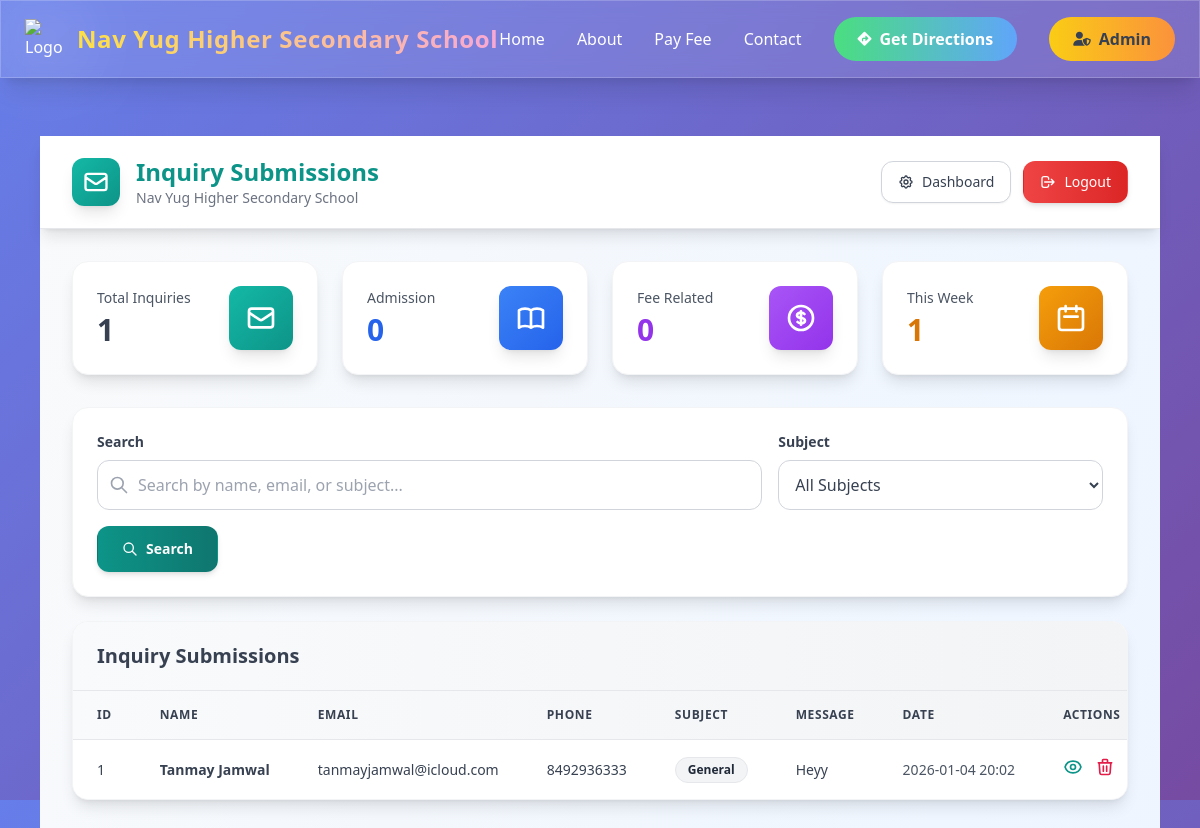
The app's page /admin/contacts (signed in) with its own data.
### app.py (models this page shows)
class ContactMessage(db.Model):
    id = db.Column(db.Integer, primary_key=True)
    name = db.Column(db.String(120), nullable=False)
    email = db.Column(db.String(120), nullable=False)
    phone = db.Column(db.String(20))
    subject = db.Column(db.String(50))
    message = db.Column(db.Text, nullable=False)
    submitted_at = db.Column(db.DateTime, default=datetime.utcnow)
    @property
    def created_this_week(self):
        from datetime import datetime, timedelta
        week_ago = datetime.utcnow() - timedelta(days=7)
        return self.submitted_at >= week_ago

### app.py (the view, shortened to what this page needs)
@app.route("/admin/contacts")
def admin_contacts():
    if not admin_logged_in():
        return redirect(url_for("admin_login"))
    query = request.args.get('query', '').strip()
    filter_subject = request.args.get('filter_subject', '').strip()
    contacts_query = ContactMessage.query
    if filter_subject:
        contacts_query = contacts_query.filter(ContactMessage.subject == filter_subject)
    contacts = contacts_query.order_by(ContactMessage.submitted_at.desc()).all()
    return render_template("admin_contacts.html", contacts=contacts)

### app.py (called while the page is built)
def admin_logged_in():
    return session.get("admin_logged_in") == True

### templates/admin_contacts.html (shortened to what this page needs)
{% extends "base.html" %}
{% block content %}
<div class="min-h-screen bg-gradient-to-br from-gray-50 via-blue-50 to-indigo-50">
  <div class="bg-white shadow-lg border-b border-gray-200 sticky top-0 z-40">
    <div class="max-w-7xl mx-auto px-4 sm:px-6 lg:px-8">
      <div class="flex justify-between items-center py-5">
        <div class="flex items-center space-x-4">
          <div class="h-12 w-12 bg-gradient-to-br from-teal-500 to-teal-600 rounded-xl flex items-center justify-center shadow-lg">
            <svg class="h-7 w-7 text-white" fill="none" stroke="currentColor" viewBox="0 0 24 24">
              <path stroke-linecap="round" stroke-linejoin="round" stroke-width="2" d="M3 8l7.89 5.26a2 2 0 002.22 0L21 8M5 19h14a2 2 0 002-2V7a2 2 0 00-2-2H5a2 2 0 00-2 2v10a2 2 0 002 2z"></path>
            </svg>
          </div>
          <div>
            <h1 class="text-2xl font-bold bg-gradient-to-r from-teal-600 to-teal-600 bg-clip-text text-transparent">Inquiry Submissions</h1>
            <p class="text-sm text-gray-500">Nav Yug Higher Secondary School</p>
          </div>
        </div>
        <div class="flex items-center space-x-3">
          <a href="{{ url_for('admin_dashboard') }}" class="inline-flex items-center px-4 py-2.5 border border-gray-300 text-sm font-medium rounded-xl text-gray-700 bg-white hover:bg-gray-50 focus:outline-none focus:ring-2 focus:ring-offset-2 focus:ring-gray-500 transition-all shadow-sm hover:shadow-md">
            Dashboard
          </a>
          <a href="{{ url_for('admin_logout') }}" class="inline-flex items-center px-4 py-2.5 border border-transparent text-sm font-medium rounded-xl text-white bg-gradient-to-r from-red-500 to-red-600 hover:from-red-600 hover:to-red-700 focus:outline-none focus:ring-2 focus:ring-offset-2 focus:ring-red-500 transition-all shadow-md hover:shadow-lg transform hover:scale-105">
            <svg class="w-4 h-4 mr-2" fill="none" stroke="currentColor" viewBox="0 0 24 24">
              <path stroke-linecap="round" stroke-linejoin="round" stroke-width="2" d="M17 16l4-4m0 0l-4-4m4 4H7m6 4v1a3 3 0 01-3 3H6a3 3 0 01-3-3V7a3 3 0 013-3h4a3 3 0 013 3v1"></path>
            </svg>
            Logout
          </a>
        </div>
      </div>
    </div>
  </div>
  <div class="max-w-7xl mx-auto px-4 sm:px-6 lg:px-8 py-8">
    <div class="grid grid-cols-1 md:grid-cols-4 gap-6 mb-8">
      <div class="bg-white overflow-hidden rounded-2xl shadow-lg hover:shadow-xl transition-shadow duration-300 border border-gray-100">
        <div class="p-6">
          <div class="flex items-center justify-between">
            <div class="flex-1">
              <p class="text-sm font-medium text-gray-600 mb-1">Total Inquiries</p>
              <p class="text-3xl font-bold text-gray-700">{{ contacts|length }}</p>
            </div>
            <div class="flex-shrink-0 bg-gradient-to-br from-teal-500 to-teal-600 rounded-xl p-4 shadow-lg">
              <svg class="h-8 w-8 text-white" fill="none" stroke="currentColor" viewBox="0 0 24 24">
                <path stroke-linecap="round" stroke-linejoin="round" stroke-width="2" d="M3 8l7.89 5.26a2 2 0 002.22 0L21 8M5 19h14a2 2 0 002-2V7a2 2 0 00-2-2H5a2 2 0 00-2 2v10a2 2 0 002 2z"></path>
              </svg>
            </div>
          </div>
        </div>
      </div>
      <div class="bg-white overflow-hidden rounded-2xl shadow-lg hover:shadow-xl transition-shadow duration-300 border border-gray-100">
        <div class="p-6">
          <div class="flex items-center justify-between">
            <div class="flex-1">
              <p class="text-sm font-medium text-gray-600 mb-1">Admission</p>
              <p class="text-3xl font-bold text-blue-600">{{ contacts|selectattr('subject', 'equalto', 'admission')|list|length }}</p>
            </div>
            <div class="flex-shrink-0 bg-gradient-to-br from-blue-500 to-blue-600 rounded-xl p-4 shadow-lg">
            </div>
          </div>
        </div>
      </div>
      <div class="bg-white overflow-hidden rounded-2xl shadow-lg hover:shadow-xl transition-shadow duration-300 border border-gray-100">
        <div class="p-6">
          <div class="flex items-center justify-between">
            <div class="flex-1">
              <p class="text-sm font-medium text-gray-600 mb-1">Fee Related</p>
              <p class="text-3xl font-bold text-purple-600">{{ contacts|selectattr('subject', 'equalto', 'fee')|list|length }}</p>
            </div>
            <div class="flex-shrink-0 bg-gradient-to-br from-purple-500 to-purple-600 rounded-xl p-4 shadow-lg">
            </div>
          </div>
        </div>
      </div>
      <div class="bg-white overflow-hidden rounded-2xl shadow-lg hover:shadow-xl transition-shadow duration-300 border border-gray-100">
        <div class="p-6">
          <div class="flex items-center justify-between">
            <div class="flex-1">
              <p class="text-sm font-medium text-gray-600 mb-1">This Week</p>
              <p class="text-3xl font-bold text-amber-600">{{ contacts|selectattr('created_this_week')|list|length }}</p>
            </div>
            <div class="flex-shrink-0 bg-gradient-to-br from-amber-500 to-amber-600 rounded-xl p-4 shadow-lg">
              <svg class="h-8 w-8 text-white" fill="none" stroke="currentColor" viewBox="0 0 24 24">
                <path stroke-linecap="round" stroke-linejoin="round" stroke-width="2" d="M8 7V3m8 4V3m-9 8h10M5 21h14a2 2 0 002-2V7a2 2 0 00-2-2H5a2 2 0 00-2 2v12a2 2 0 002 2z"></path>
              </svg>
            </div>
          </div>
        </div>
      </div>
    </div>
    <div class="bg-white shadow-lg rounded-2xl p-6 mb-6 border border-gray-100">
      <form action="{{ url_for('admin_contacts') }}" method="get" class="space-y-4">
        <div class="grid grid-cols-1 md:grid-cols-3 gap-4">
          <div class="md:col-span-2">
            <label for="query" class="block text-sm font-semibold text-gray-700 mb-2">Search</label>
            <div class="relative">
              <div class="absolute inset-y-0 left-0 pl-3 flex items-center pointer-events-none">
              </div>
              <input
                type="text"
                name="query"
                id="query"
                placeholder="Search by name, email, or subject..."
                value="{{ request.args.get('query', '') }}"
                class="block w-full pl-10 pr-3 py-3 bg-white border border-gray-300 rounded-xl focus:outline-none focus:ring-2 focus:ring-teal-500 focus:border-transparent transition-all text-gray-700"
              />
            </div>
          </div>
          <div>
            <label for="filter_subject" class="block text-sm font-semibold text-gray-700 mb-2">Subject</label>
            <select
              name="filter_subject"
              id="filter_subject"
              class="block w-full px-3 py-3 bg-white border border-gray-300 rounded-xl focus:outline-none focus:ring-2 focus:ring-teal-500 focus:border-transparent transition-all text-gray-700"
            >
              <option value="">All Subjects</option>
            </select>
          </div>
        </div>
        <div class="flex items-center space-x-3">
          <button type="submit" class="inline-flex items-center px-6 py-3 border border-transparent text-sm font-semibold rounded-xl text-white bg-gradient-to-r from-teal-600 to-teal-700 hover:from-teal-700 hover:to-teal-800 focus:outline-none focus:ring-2 focus:ring-offset-2 focus:ring-teal-500 transition-all shadow-md hover:shadow-lg transform hover:scale-105">
            <svg class="w-4 h-4 mr-2" fill="none" stroke="currentColor" viewBox="0 0 24 24">
              <path stroke-linecap="round" stroke-linejoin="round" stroke-width="2" d="M21 21l-6-6m2-5a7 7 0 11-14 0 7 7 0 0114 0z"></path>
            </svg>
            Search
          </button>
        </div>
      </form>
    </div>
    <div class="bg-white shadow-lg rounded-2xl overflow-hidden border border-gray-100">
      <div class="px-6 py-5 border-b border-gray-200 bg-gradient-to-r from-gray-50 to-gray-100">
        <h2 class="text-xl font-bold text-gray-700">Inquiry Submissions</h2>
      </div>
      {% if contacts %}
        <div class="overflow-x-auto">
          <table class="min-w-full divide-y divide-gray-200">
            <thead class="bg-gradient-to-r from-gray-50 to-gray-100">
              <tr>
                <th class="px-6 py-4 text-left text-xs font-bold text-gray-700 uppercase tracking-wider">ID</th>
                <th class="px-6 py-4 text-left text-xs font-bold text-gray-700 uppercase tracking-wider">Name</th>
                <th class="px-6 py-4 text-left text-xs font-bold text-gray-700 uppercase tracking-wider">Email</th>
                <th class="px-6 py-4 text-left text-xs font-bold text-gray-700 uppercase tracking-wider">Phone</th>
                <th class="px-6 py-4 text-left text-xs font-bold text-gray-700 uppercase tracking-wider">Subject</th>
                <th class="px-6 py-4 text-left text-xs font-bold text-gray-700 uppercase tracking-wider">Message</th>
                <th class="px-6 py-4 text-left text-xs font-bold text-gray-700 uppercase tracking-wider">Date</th>
                <th class="px-6 py-4 text-left text-xs font-bold text-gray-700 uppercase tracking-wider">Actions</th>
              </tr>
            </thead>
            <tbody class="bg-white divide-y divide-gray-200">
              {% for contact in contacts %}
              <tr class="hover:bg-gradient-to-r hover:from-teal-50 hover:to-blue-50 transition-colors">
                <td class="px-6 py-4 whitespace-nowrap text-sm font-medium text-gray-700">{{ contact.id }}</td>
                <td class="px-6 py-4 whitespace-nowrap">
                  <div class="text-sm font-semibold text-gray-700">{{ contact.name }}</div>
                </td>
                <td class="px-6 py-4 whitespace-nowrap text-sm text-gray-700">{{ contact.email }}</td>
                <td class="px-6 py-4 whitespace-nowrap text-sm text-gray-700">{{ contact.phone or '-' }}</td>
                <td class="px-6 py-4 whitespace-nowrap">
                  {% if contact.subject == 'admission' %}
                    <span class="inline-flex px-3 py-1 text-xs font-bold rounded-full bg-blue-100 text-blue-800 border border-blue-200">Admission</span>
                  {% elif contact.subject == 'fee' %}
                    <span class="inline-flex px-3 py-1 text-xs font-bold rounded-full bg-purple-100 text-purple-800 border border-purple-200">Fee Related</span>
                  {% elif contact.subject == 'academic' %}
                    <span class="inline-flex px-3 py-1 text-xs font-bold rounded-full bg-green-100 text-green-800 border border-green-200">Academic</span>
                  {% elif contact.subject == 'general' %}
                    <span class="inline-flex px-3 py-1 text-xs font-bold rounded-full bg-gray-100 text-gray-800 border border-gray-200">General</span>
                  {% elif contact.subject == 'complaint' %}
                    <span class="inline-flex px-3 py-1 text-xs font-bold rounded-full bg-red-100 text-red-800 border border-red-200">Complaint</span>
                  {% else %}
                    <span class="inline-flex px-3 py-1 text-xs font-bold rounded-full bg-gray-100 text-gray-800 border border-gray-200">{{ contact.subject }}</span>
                  {% endif %}
                </td>
                <td class="px-6 py-4 text-sm text-gray-700">
                  <div class="max-w-xs truncate" title="{{ contact.message }}">
                    {{ contact.message[:100] }}{% if contact.message|length > 100 %}...{% endif %}
                  </div>
                </td>
                <td class="px-6 py-4 whitespace-nowrap text-sm text-gray-600">{{ contact.submitted_at.strftime("%Y-%m-%d %H:%M") }}</td>
                <td class="px-6 py-4 whitespace-nowrap text-sm font-medium space-x-2">
                  <button data-contact-id="{{ contact.id }}" onclick="viewContact(this.dataset.contactId)" class="text-teal-600 hover:text-teal-800 transition-colors" title="View Details">
                  </button>
                  <form action="{{ url_for('admin_delete_contact', contact_id=contact.id) }}" method="post" class="inline" onsubmit="return confirm('Are you sure you want to delete this contact?');">
                    <button type="submit" class="text-rose-600 hover:text-rose-800 transition-colors" title="Delete">
                      <svg class="w-5 h-5" fill="none" stroke="currentColor" viewBox="0 0 24 24">
                        <path stroke-linecap="round" stroke-linejoin="round" stroke-width="2" d="M19 7l-.867 12.142A2 2 0 0116.138 21H7.862a2 2 0 01-1.995-1.858L5 7m5 4v6m4-6v6m1-10V4a1 1 0 00-1-1h-4a1 1 0 00-1 1v3M4 7h16"></path>
                      </svg>
                    </button>
                  </form>
                </td>
              </tr>
              {% endfor %}
            </tbody>
          </table>
        </div>
      {% endif %}
    </div>
  </div>
</div>
{% endblock %}

### templates/base.html (style rules this page uses)
html { scroll-behavior: smooth; }
body { background: linear-gradient(135deg, #667eea 0%, #764ba2 100%); min-height: 100vh; position: relative; }
body::before { content: ''; position: fixed; top: 0; left: 0; width: 100%; height: 100%; background-size: cover; z-index: -1; pointer-events: none; }

### records on screen
ContactMessage: id "1", name "Tanmay Jamwal", email "tanmayjamwal@icloud.com", phone "8492936333", subject "General", message "Heyy", submitted_at "2026-01-04 20:02"

### other values on screen
{{ contacts|length }} "1"
{{ contacts|selectattr('subject', 'equalto', 'admission')|list|length }} "0"
{{ contacts|selectattr('subject', 'equalto', 'fee')|list|length }} "0"
{{ contacts|selectattr('created_this_week')|list|length }} "1"
